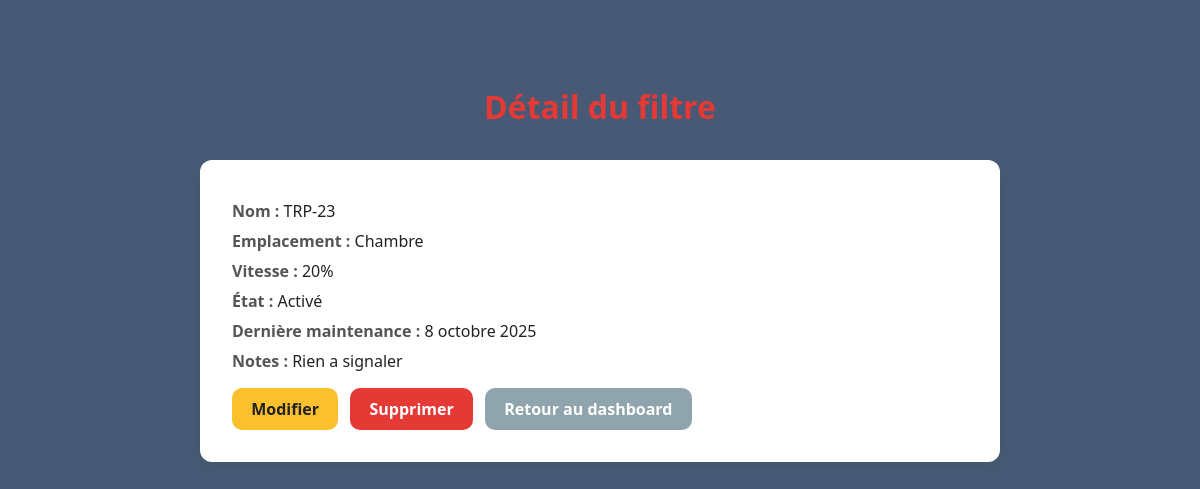
The page /filters/1/ on the database as committed earlier.
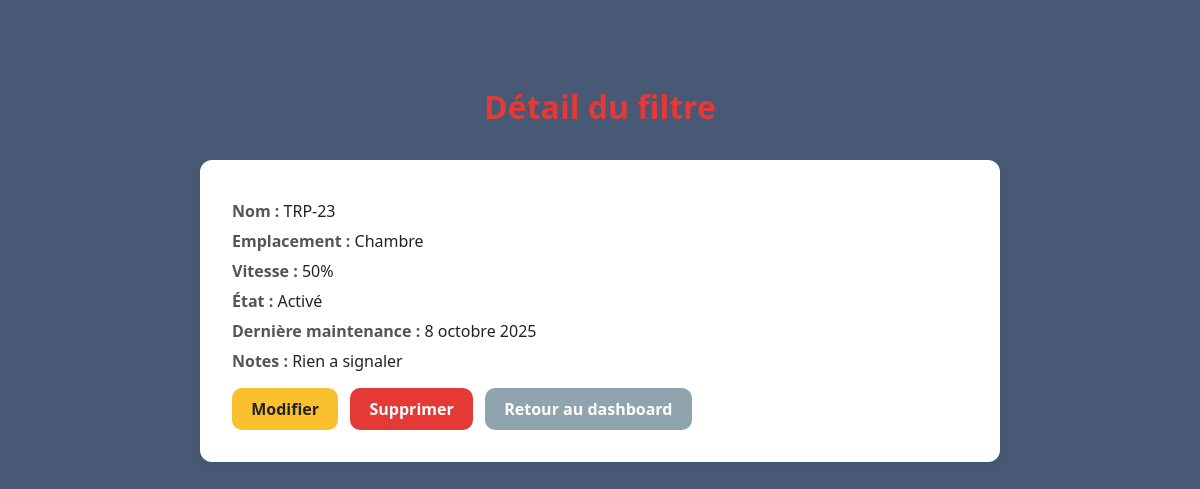
The same page on the database as committed later.
### dashboard/models.py (models this page shows, shortened)
class Filter(models.Model):
    name = models.CharField(max_length=100)
    location = models.CharField(max_length=100)
    status = models.BooleanField(default=False)   # On/Off
    fan_speed = models.IntegerField(default=0)    # 0-100
    last_maintenance = models.DateField()
    notes = models.TextField(blank=True)

### dashboard/views.py (the view)
# urls.py: path('filters/<int:pk>/', views.filter_detail, name='filter_detail'), # Détail d’un filtre spécifique
def filter_detail(request, pk): # Affiche les détails d'un filtre
    filter_obj = get_object_or_404(Filter, pk=pk) # Récupère le filtre ou renvoie 404
    return render(request, 'dashboard/filter_detail.html', {'filter': filter_obj}) # rendu des détails du filtre

### dashboard/templates/dashboard/filter_detail.html (shortened to what this page needs)
{% load static %}
<!DOCTYPE html>
<html lang="fr">
<head>
  <link rel="stylesheet" href="{% static 'dashboard/style.css' %}">
</head>
<body>
  <main>
    <h1>Détail du filtre</h1>
    <div class="card">
      <p><strong>Nom :</strong> {{ filter.name }}</p>
      <p><strong>Emplacement :</strong> {{ filter.location }}</p>
      <p><strong>Vitesse :</strong> {{ filter.fan_speed }}%</p>
      <p><strong>État :</strong> {{ filter.status|yesno:"Activé,Désactivé" }}</p>
      <p><strong>Dernière maintenance :</strong> {{ filter.last_maintenance }}</p>
      <p><strong>Notes :</strong> {{ filter.notes|default:"-" }}</p>
      <div class="buttons">
        <a href="{% url 'dashboard:filter_update' filter.id %}" class="btn btn-edit">Modifier</a>
        {% if delete_mode %}
        <form method="post" style="display:inline-block;">
          {% csrf_token %}
          <button type="submit" class="btn btn-delete">Confirmer la suppression</button>
          <a href="{% url 'dashboard:filter_detail' filter.id %}" class="btn btn-cancel">Annuler</a>
        </form>
        {% else %}
          <a href="{% url 'dashboard:filter_delete' filter.id %}" class="btn btn-delete">Supprimer</a>
        {% endif %}
        <a href="{% url 'dashboard:dashboard' %}" class="btn btn-back">Retour au dashboard</a>
      </div>
    </div>
  </main>
</body>
</html>

Rows that differ between the two databases and show on the page:
changed Filter "TRP-23": fan_speed "20" → "50"
